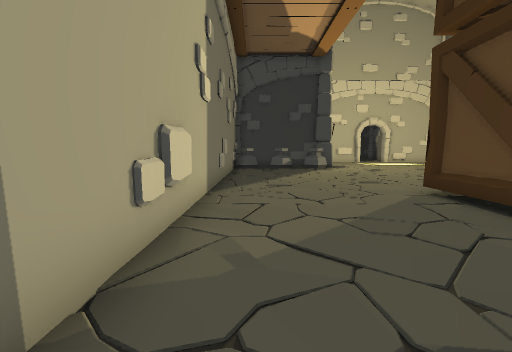
view 1 (above)

16 first-person views from a walk through a 3-D level made in the Unity game engine. The camera is 1.2 m above the floor, tilts 6° down and sees 90° across. Doors are open. The floor is counted in squares, 1 m on a side. Each view is taken from the middle of a square. On the plan, view 1 faces up. The plan holds only what a view shows up to about 12 squares ahead; the rest is blank. The place goes on beyond the plan. The player is left out. Some animated figures are left out.

view 2
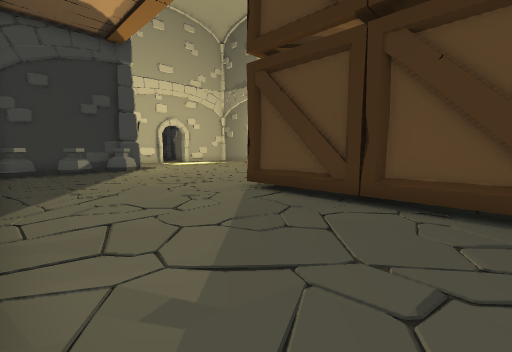

view 3
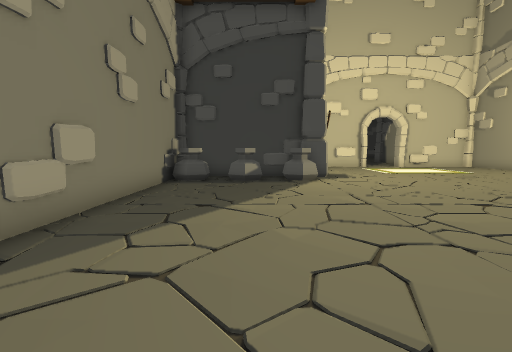

view 4
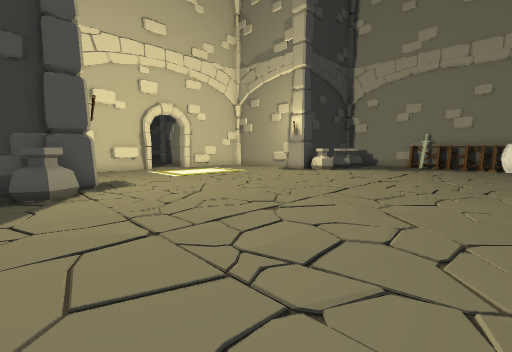

view 5
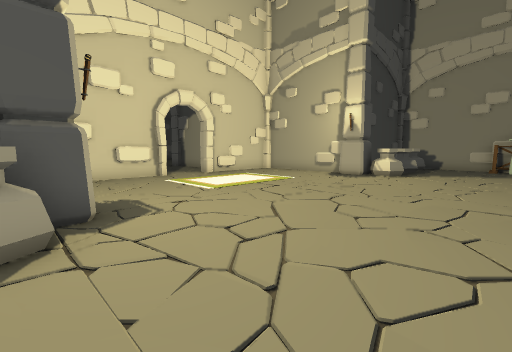

view 6
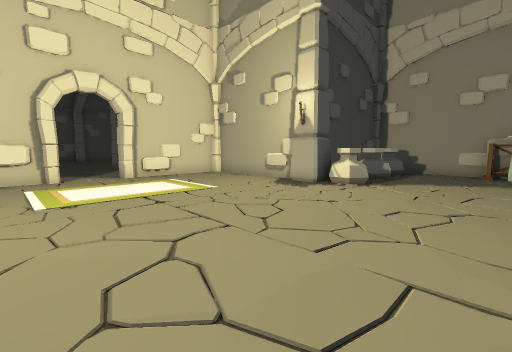

view 7
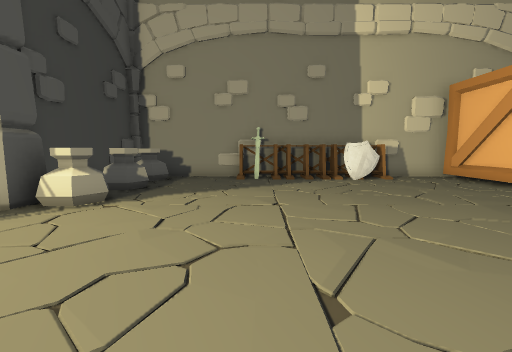

view 8
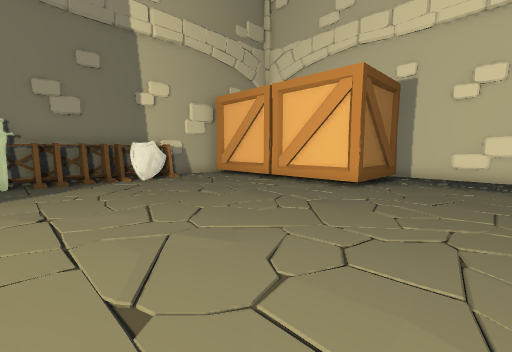

view 9
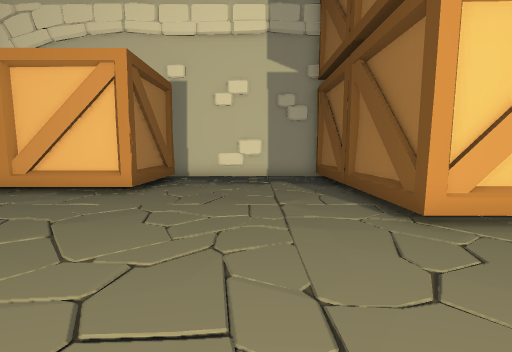

view 10
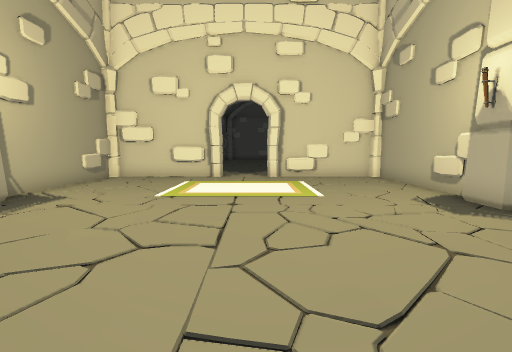

view 11
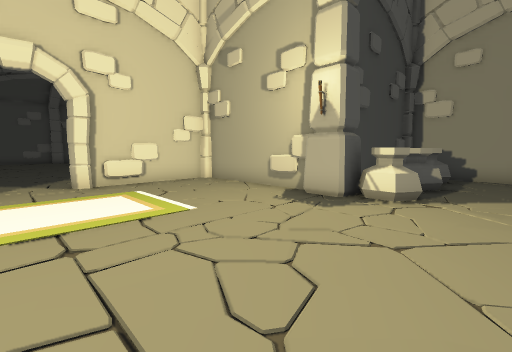

view 12
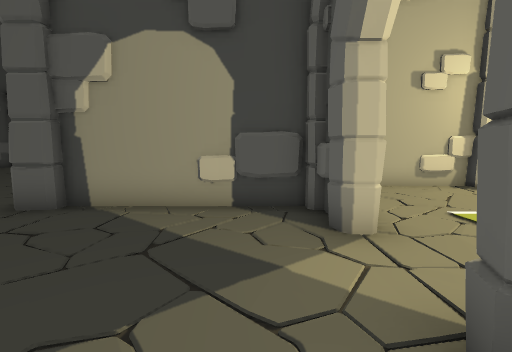

view 13
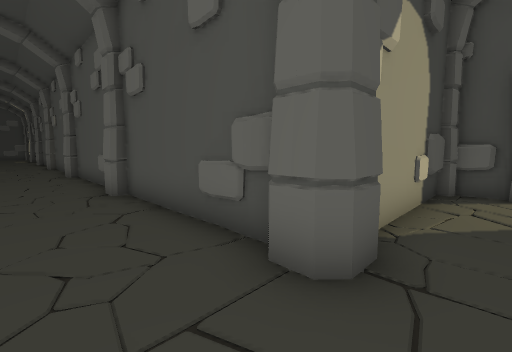

view 14
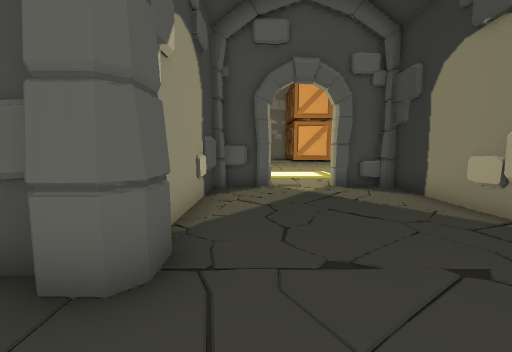

view 15
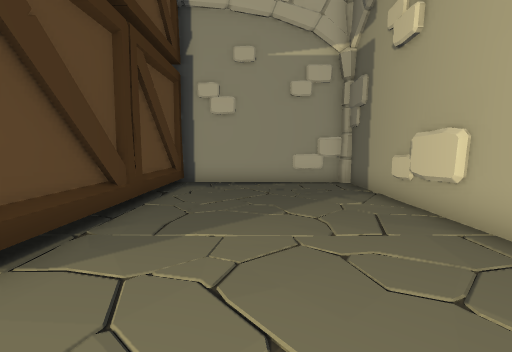

view 16
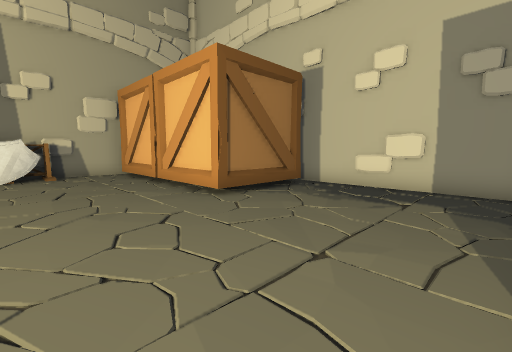

### Floor plan
Key: @ floor where view 1 was taken; # wall or solid block; . floor; D open door; S sword; R rack; H shield; O other object.
Columns run from 2 left of view 1 to 26 right of it. Each row starts with its distance up from view 1.
 32               .
 31             ....
 30             ...##. O O#  O O#
 29           O    O#####  ####
 28          ##     #
 27          #.     #
 26          #     .#
 25          #.    ##
 24         ####DD#####
 23       ###.##DD##..##
 22       #............#
 21       #.....O......#
 20       #....    ....#
 19       #....    ....#
 18       ##..........#####
 17  #OOO###..........##.O.O##
 16  OOOOOO............O.O.O.#
 15 #........................#
 14 #........................#
 13 #.......................##
 12 #.......................S
 11 #.......................R
 10 #.......................R
  9 #.......................R
  8 #......................HH
  7 #......O OO.............R
  6 #......O  O.............##
  5 ##.....O  O..............#
  4 ##.....O  O......OOOOOOOO
  3 #......O  O......O
  2 #......O  O......O
  1 #......O  O......O
  0 ##@....O  O.......
 -1  ######    #######

Where each view was taken, in squares from view 1:
view 1: 0 up, 0 right, facing up
view 2: 1 up, 1 left, facing up-right
view 3: 6 up, 2 right, facing up
view 4: 8 up, 3 right, facing up-right
view 5: 12 up, 4 right, facing up-right
view 6: 12 up, 8 right, facing up-right
view 7: 12 up, 11 right, facing right
view 8: 12 up, 11 right, facing down-right
view 9: 11 up, 11 right, facing down
view 10: 12 up, 11 right, facing up
view 11: 14 up, 10 right, facing up-right
view 12: 25 up, 8 right, facing right
view 13: 32 up, 12 right, facing down-right
view 14: 32 up, 12 right, facing down
view 15: 9 up, 2 right, facing down
view 16: 8 up, 9 right, facing down-right
